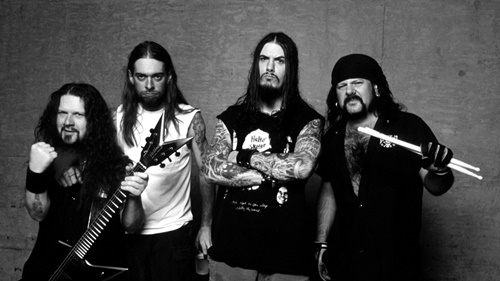
#> input picture img2.jpg, 500 x 281 px
$ python Quantization.py
#> lines starting #> are read from the running program, lines starting #| are printed output that depends on the picture
# Regra: A figura deve ter os canais RBG, (X, Y, 3). Algumas figuras, na conversão da linha 10,
# ficam com valores abaixo de 1 em todos os píxels, caso isso aconteça cada ponto deve
# ser multiplicado por 100

import pylab
import matplotlib.pyplot as plt
import numpy as np
#Carrega e converte a Imagem para escala de cinza#
img = pylab.imread("img2.jpg")
#> img is the input picture: shape (281, 500, 3); min 0, max 255, mean 67.1
img_gray = 0.299 * img[:,:,0] + 0.587 * img[:,:,1] + 0.114 * img[:,:,2]


##Função de Conversão de Quantização##
#essa função faz uma varredura na imagem de acordo com a quantidade de níveis especificados.
#Cada vez que ela detecta que aquele ponto específico está
#no intervalo daquele loop, ela converte  aquele píxel para o novo nível de cinza,
#reduzindo assim os níveis de cinza para o nível especificado.
def convert2gray(niveis,imagem):
    Imagem = np.zeros((len(imagem), int(np.size(imagem) / len(imagem))))
    for k in range(niveis):
        for i in range(len(imagem)):
            for j in range(int(np.size(imagem) / len(imagem))):
                 if imagem[i,j] < 256/niveis * (k+1) and imagem[i,j] >= 256*k/niveis:
                     Imagem[i, j] = 256*k/niveis
    return Imagem


#Criando um tensor para armazenamento das Imagens e aplicando a função#
imgs = np.zeros((len(img_gray), int(np.size(img_gray)/len(img_gray)),3))
#> imgs: shape (281, 500, 3) float64; every value is 0

imgs[:,:,0] = convert2gray(128,img_gray)
#> in convert2gray, `Imagem = np.zeros((len(imagem), int(np.size(imagem) / len(imagem))))`: Imagem: shape (281, 500) float64; every value is 0
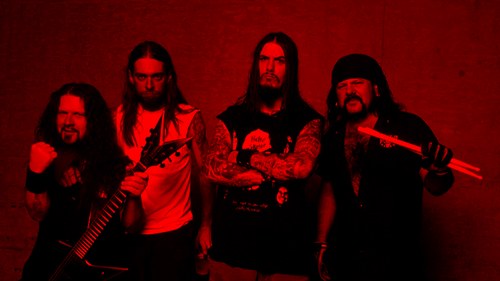
#> imgs: shape (281, 500, 3) float64; mean of channels 0, 1, 2 66.2, 0, 0; drawn as R, G, B
imgs[:,:,1] = convert2gray(32,img_gray)
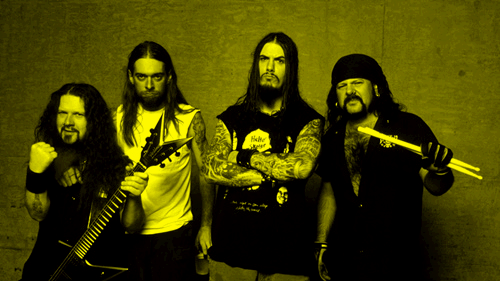
#> imgs: shape (281, 500, 3) float64; mean of channels 0, 1, 2 66.2, 63.5, 0; drawn as R, G, B
imgs[:,:,2] = convert2gray(4,img_gray)
#> call 3 of convert2gray, with niveis = 4
#> after the loop in convert2gray (call 3), `for k in range(niveis):`:
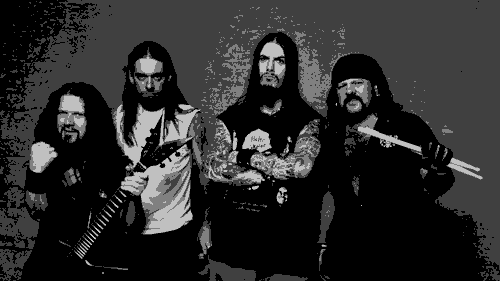
#> Imagem: shape (281, 500) float64; min 0, max 192, mean 42.5
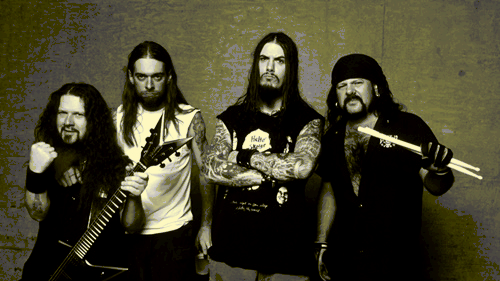
#> imgs: shape (281, 500, 3) float64; mean of channels 0, 1, 2 66.2, 63.5, 42.5; drawn as R, G, B


#Plota todas as figuras de uma vez#
f, axarr = plt.subplots(2,3)
axarr[0,1].imshow(img_gray,pylab.cm.gray)
axarr[0,1].set_title('256 Tons de Cinza')
axarr[1,0].imshow(imgs[:,:,0],pylab.cm.gray)
axarr[1,0].set_title('128 Tons de Cinza')
axarr[1,1].imshow(imgs[:,:,1],pylab.cm.gray)
axarr[1,1].set_title('32 Tons de Cinza')
axarr[1,2].imshow(imgs[:,:,2],pylab.cm.gray)
axarr[1,2].set_title('4 Tons de Cinza')
f.delaxes(axarr[0,0])
f.delaxes(axarr[0,2])
f.suptitle('Conversão de Quantização')
plt.show()
